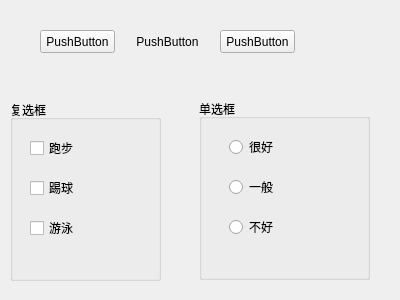
<?xml version="1.0" encoding="UTF-8"?>
<ui version="4.0">
 <class>MyWidget</class>
 <widget class="QWidget" name="MyWidget">
  <property name="geometry">
   <rect>
    <x>0</x>
    <y>0</y>
    <width>400</width>
    <height>300</height>
   </rect>
  </property>
  <property name="windowTitle">
   <string>MyWidget</string>
  </property>
  <widget class="QPushButton" name="pushBtn1">
   <property name="geometry">
    <rect>
     <x>40</x>
     <y>30</y>
     <width>75</width>
     <height>23</height>
    </rect>
   </property>
   <property name="autoFillBackground">
    <bool>false</bool>
   </property>
   <property name="text">
    <string>PushButton</string>
   </property>
   <property name="checkable">
    <bool>true</bool>
   </property>
   <property name="flat">
    <bool>false</bool>
   </property>
  </widget>
  <widget class="QPushButton" name="pushBtn3">
   <property name="geometry">
    <rect>
     <x>220</x>
     <y>30</y>
     <width>75</width>
     <height>23</height>
    </rect>
   </property>
   <property name="contextMenuPolicy">
    <enum>Qt::DefaultContextMenu</enum>
   </property>
   <property name="text">
    <string>PushButton</string>
   </property>
  </widget>
  <widget class="QPushButton" name="pushBtn2">
   <property name="geometry">
    <rect>
     <x>130</x>
     <y>30</y>
     <width>75</width>
     <height>23</height>
    </rect>
   </property>
   <property name="text">
    <string>PushButton</string>
   </property>
   <property name="flat">
    <bool>true</bool>
   </property>
  </widget>
  <widget class="QGroupBox" name="groupBox">
   <property name="geometry">
    <rect>
     <x>10</x>
     <y>100</y>
     <width>151</width>
     <height>181</height>
    </rect>
   </property>
   <property name="title">
    <string>复选框</string>
   </property>
   <widget class="QCheckBox" name="checkBox">
    <property name="geometry">
     <rect>
      <x>20</x>
      <y>40</y>
      <width>71</width>
      <height>16</height>
     </rect>
    </property>
    <property name="text">
     <string>跑步</string>
    </property>
    <property name="tristate">
     <bool>true</bool>
    </property>
   </widget>
   <widget class="QCheckBox" name="checkBox_2">
    <property name="geometry">
     <rect>
      <x>20</x>
      <y>80</y>
      <width>71</width>
      <height>16</height>
     </rect>
    </property>
    <property name="text">
     <string>踢球</string>
    </property>
   </widget>
   <widget class="QCheckBox" name="checkBox_3">
    <property name="geometry">
     <rect>
      <x>20</x>
      <y>120</y>
      <width>71</width>
      <height>16</height>
     </rect>
    </property>
    <property name="text">
     <string>游泳</string>
    </property>
   </widget>
  </widget>
  <widget class="QGroupBox" name="groupBox_2">
   <property name="geometry">
    <rect>
     <x>199</x>
     <y>99</y>
     <width>171</width>
     <height>181</height>
    </rect>
   </property>
   <property name="title">
    <string>单选框</string>
   </property>
   <widget class="QRadioButton" name="radioButton">
    <property name="geometry">
     <rect>
      <x>30</x>
      <y>40</y>
      <width>89</width>
      <height>16</height>
     </rect>
    </property>
    <property name="text">
     <string>很好</string>
    </property>
   </widget>
   <widget class="QRadioButton" name="radioButton_2">
    <property name="geometry">
     <rect>
      <x>30</x>
      <y>80</y>
      <width>89</width>
      <height>16</height>
     </rect>
    </property>
    <property name="text">
     <string>一般</string>
    </property>
   </widget>
   <widget class="QRadioButton" name="radioButton_3">
    <property name="geometry">
     <rect>
      <x>30</x>
      <y>120</y>
      <width>89</width>
      <height>16</height>
     </rect>
    </property>
    <property name="text">
     <string>不好</string>
    </property>
   </widget>
  </widget>
 </widget>
 <layoutdefault spacing="6" margin="11"/>
 <resources/>
 <connections/>
</ui>
